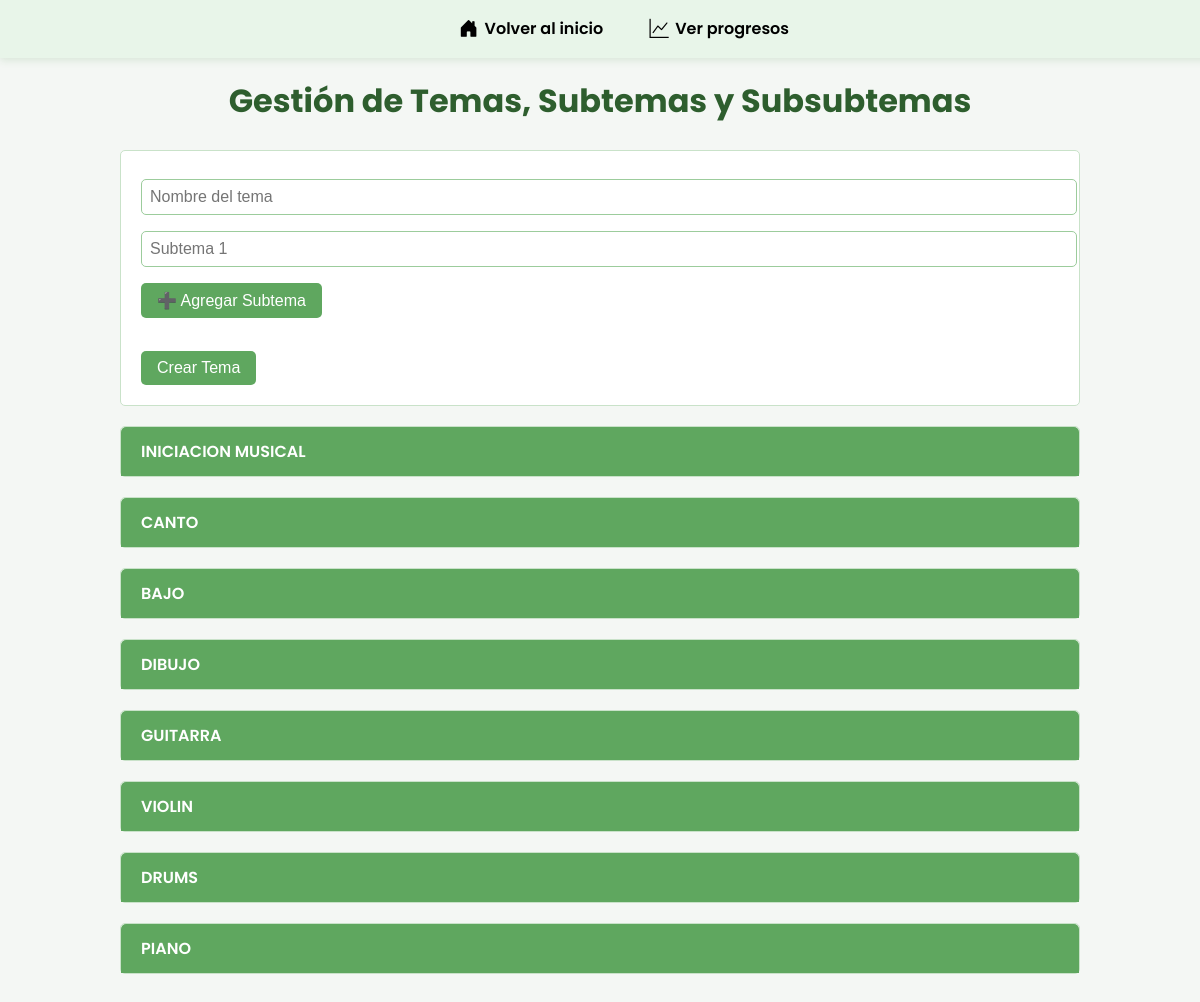
Page /crear_tema.php on the committed database.
### tables this page shows
CREATE TABLE `temas` (
  `id` int(11) NOT NULL AUTO_INCREMENT,
  `nombre` varchar(100) NOT NULL,
  PRIMARY KEY (`id`)
);

### crear_tema.php (the view, shortened to what this page needs)
<?php
require_once __DIR__ . '/includes/bd.php';
$temas = $conexion->query("SELECT * FROM temas ORDER BY id DESC");
?>
<!DOCTYPE html>
<html lang="es">
<head>
</head>
<body>
    <?php include 'navbar2.php'; ?>
    <div class="container">
        <h1>Gestión de Temas, Subtemas y Subsubtemas</h1>
        <form method="POST" class="card" style="padding: 20px;">
            <input type="text" name="nombre_tema" placeholder="Nombre del tema" required autocomplete="off" autofocus>
            <div id="subtemasCrear">
                <input type="text" name="subtemas[]" placeholder="Subtema 1" autocomplete="off">
            </div>
            <button type="button" onclick="agregarSubtema('subtemasCrear')" aria-label="Agregar Subtema">➕ Agregar
                Subtema</button><br><br>
            <button type="submit">Crear Tema</button>
        </form>
        <?php while ($tema = $temas->fetch_assoc()): ?>
            <div class="card">
                <div class="card-header" onclick="toggleCard(this)" role="button" aria-expanded="false" tabindex="0"
                    onkeypress="if(event.key==='Enter'){toggleCard(this);}"><?= htmlspecialchars($tema['nombre']) ?></div>
            </div>
        <?php endwhile; ?>
    </div>
</body>
</html>

### crear_tema.php (style rules this page uses)
body { font-family: 'Segoe UI', Tahoma, Geneva, Verdana, sans-serif; background: #f7fcf8; color: #2e5e2e; margin: 0; padding: 20px; }
.container { max-width: 960px; margin: auto; }
h1 { text-align: center; color: #2e5e2e; margin-bottom: 25px; font-weight: 700; }
.card { background: #ffffff; border: 1px solid #c9e2c9; border-radius: 5px; margin-bottom: 20px; }
.card-header { background: #5fa75f; color: white; padding: 12px 20px; cursor: pointer; user-select: none; font-weight: 600; border-radius: 5px 5px 0 0; }
input[type="text"] { width: 100%; padding: 8px; margin: 8px 0; font-size: 1rem; border-radius: 5px; border: 1px solid #9ccc9c; background: #ffffff; color: #2e5e2e; }
button { background: #5fa75f; color: white; border: none; border-radius: 5px; padding: 8px 16px; font-size: 1rem; cursor: pointer; transition: background 0.3s ease; margin-top: 8px; }

### navbar2.php (style rules this page uses)
body { margin: 0; font-family: 'Poppins', sans-serif; background: #f4f7f4; color: #333; padding-top: 56px; }

### rows in the picture
temas: nombre "INICIACION MUSICAL"
temas: nombre "CANTO"
temas: nombre "BAJO"
temas: nombre "DIBUJO"
temas: nombre "GUITARRA"
temas: nombre "VIOLIN"
temas: nombre "DRUMS"
temas: nombre "PIANO"
